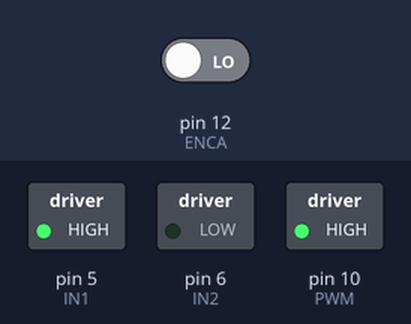
A sketch run on a simulated Arduino Uno, built with avr-gcc and run on an emulated ATmega328P. On the bench: switched loads named in the sketch (green lamp = pin HIGH). Inputs (shaded band) come from the test bench; at power-on: pin 12 (ENCA) LOW. What the sketch prints to the serial monitor is not drawn.

Above: at 1.2 s.
1.3 s: pin 12 (ENCA) driven HIGH
Timing chart, 0 to 4.3 s (numbered marks = the images above; inputs shaded):
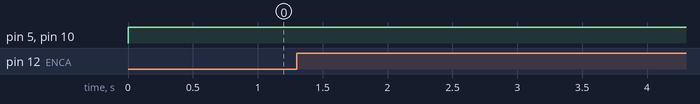

The sketch:

pid.ino
```cpp
#include <util/atomic.h>

// Pins
#define ENCA 12
#define PWM 10
#define IN1 5
#define IN2 6

// globals
long prevT = 0;
int posPrev = 0;
// Use the "volatile" directive for variables
// used in an interrupt
volatile int pos_i = 0;
volatile float velocity_i = 0;
volatile long prevT_i = 0;
float newTime;
float oldTime=0;
int detectState;
int count;
boolean up=false;
float vel=0;
float prevTime = 0;

float v1Filt = 0;
float v1Prev = 0;
float v2Filt = 0;
float v2Prev = 0;

float eintegral = 0;

void setup() {
  Serial.begin(115200);

  pinMode(ENCA,INPUT);

  pinMode(PWM,OUTPUT);
  pinMode(IN1,OUTPUT);
  pinMode(IN2,OUTPUT);

}

void loop() {

  newTime=millis();
  detectState = digitalRead(12);
  ATOMIC_BLOCK(ATOMIC_RESTORESTATE){
//    pos = pos_i;
//    velocity2 = velocity_i;
  }
  if(detectState==1){
    up=true;
  }
  else{
    if(up){
      count++;
    }
    up=false;
  }
  if(newTime-oldTime>200){
    vel = (count/20)*1000*60/(newTime-oldTime);
    oldTime=newTime;
    count=0;
//    Serial.println(vel);
  }
  digitalWrite(5,HIGH);
  digitalWrite(6,LOW);
  analogWrite(10,255);

  // Set a target
  float vt = 300;
  v1Filt = vel;

  float deltaT = newTime-prevTime;

  // Compute the control signal u
  float kp = 5;
  float ki = 10;
  float e = vt-v1Filt;
  eintegral = eintegral + e*deltaT;

  float u = kp*e + ki*eintegral;

  // Set the motor speed and direction
  int dir = 1;
  if (u<0){
    dir = -1;
  }
  int pwr = (int) fabs(u);
  if(pwr > 255){
    pwr = 255;
  }
  prevTime = newTime;
  setMotor(dir,pwr,PWM,IN1,IN2);

  Serial.print(pwr);
  Serial.print(" ");
  Serial.print(v1Filt);
  Serial.println();
  delay(1);
}

void setMotor(int dir, int pwmVal, int pwm, int in1, int in2){
  analogWrite(pwm,pwmVal); // Motor speed
  if(dir == 1){
    // Turn one way
    digitalWrite(in1,HIGH);
    digitalWrite(in2,LOW);
  }
  else if(dir == -1){
    // Turn the other way
    digitalWrite(in1,LOW);
    digitalWrite(in2,HIGH);
  }
  else{
    // Or dont turn
    digitalWrite(in1,LOW);
    digitalWrite(in2,LOW);
  }
}
```
